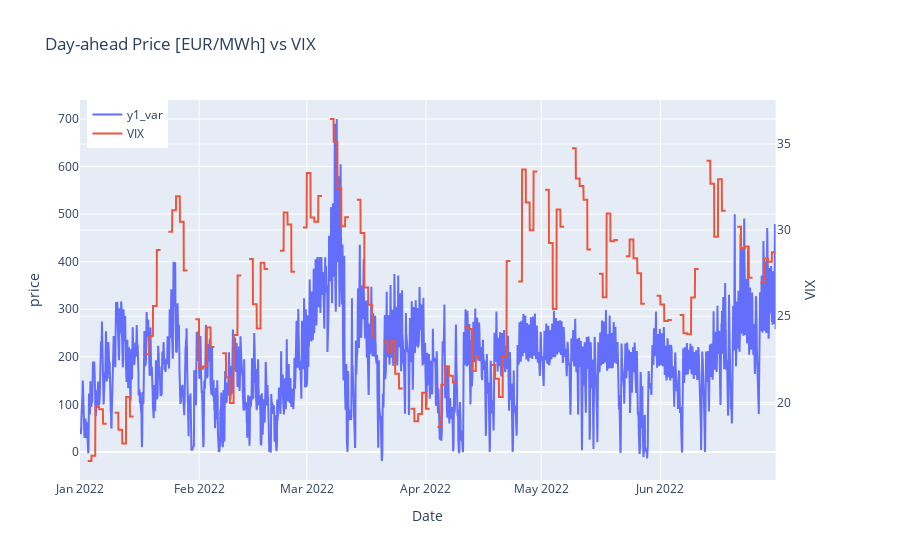

The code cell stored with this chart in its notebook:
### Code cell
plotters.plot_compare_two_col(merged_data, 'price', 'VIX', 'Day-ahead Price [EUR/MWh] vs VIX')

### Figure 1 — Plotly figure (JSON) as saved in the notebook; plotly's stock layout.template omitted (floating-point values rounded to 4 significant figures; data arrays with more than 128 entries replaced by an {"elided": "..."} marker saying what was removed)
{"data": [{"name": "y1_var", "type": "scatter", "x": {"elided": "4344 str values"}, "xaxis": "x", "y": {"elided": "4344 float values"}, "yaxis": "y"}, {"name": "VIX", "type": "scatter", "x": {"elided": "4344 str values"}, "xaxis": "x", "y": {"elided": "4344 float values"}, "yaxis": "y2"}], "layout": {"hovermode": "x unified", "legend": {"x": 0.01, "y": 1}, "title": {"text": "Day-ahead Price [EUR/MWh] vs VIX"}, "xaxis": {"anchor": "y", "domain": [0, 0.94], "title": {"text": "Date"}}, "yaxis": {"anchor": "x", "domain": [0, 1], "title": {"text": "price"}}, "yaxis2": {"anchor": "x", "overlaying": "y", "side": "right", "title": {"text": "VIX"}}}}
